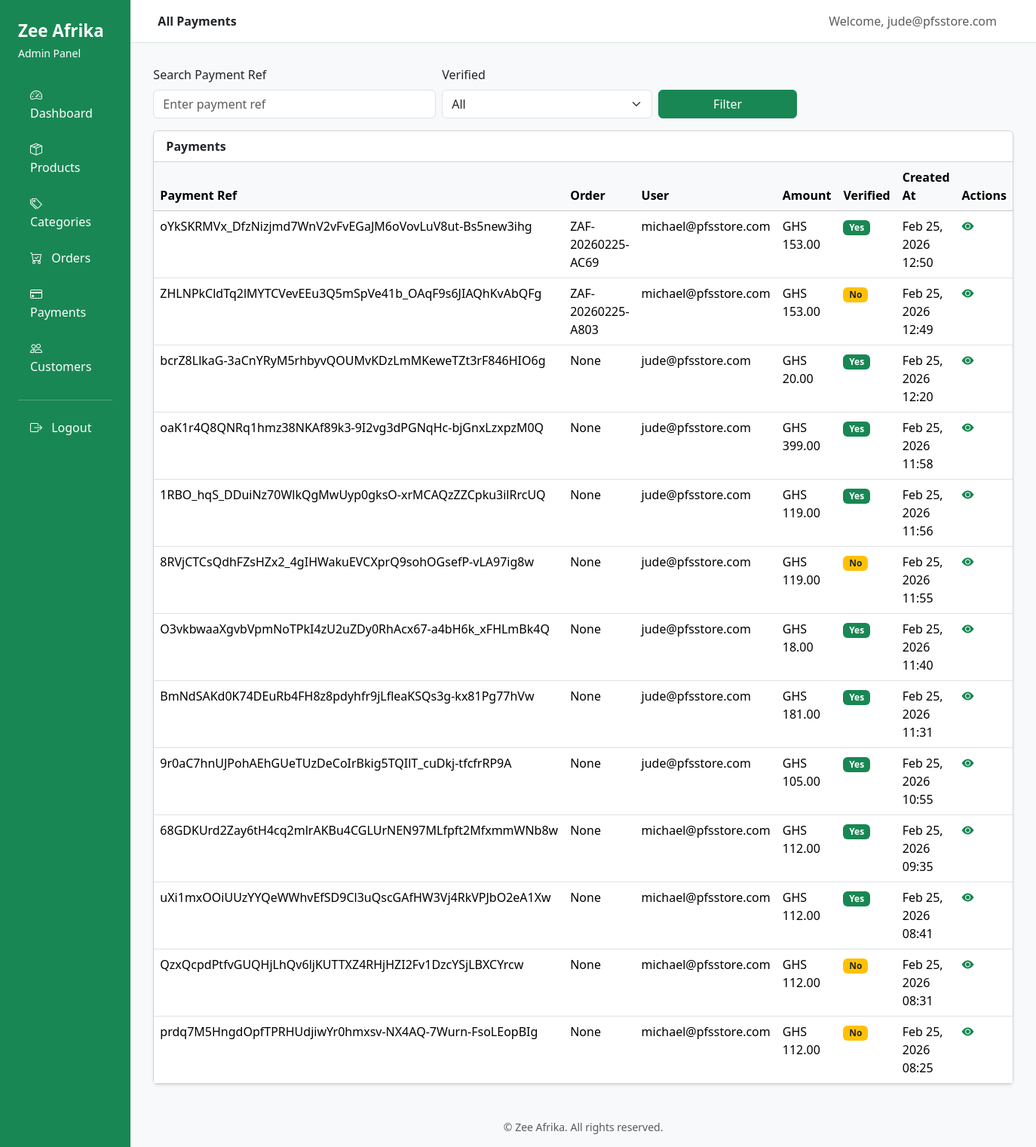
/admin-dashboard/payments/ (signed in), run on an earlier commit of the app's database.
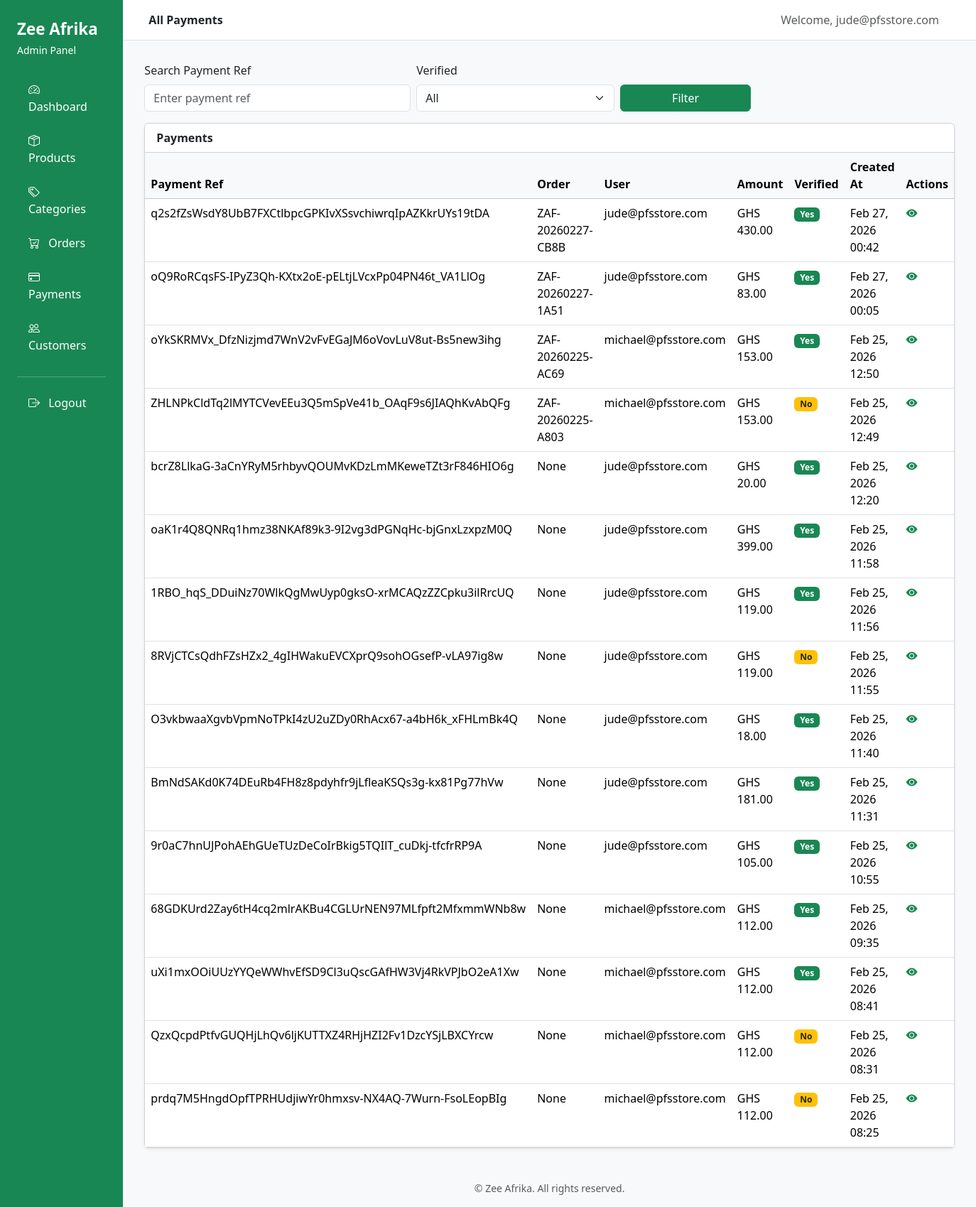
And on a later commit of the database.
### payments/models.py (models this page shows, shortened)
class Payment(models.Model):
    user = models.ForeignKey(
        settings.AUTH_USER_MODEL,
        on_delete=models.CASCADE
    )
    order = models.OneToOneField(
        Order,
        on_delete=models.CASCADE,
        related_name="payment"
    )
    amount = models.DecimalField(max_digits=10, decimal_places=2)
    ref = models.CharField(max_length=200, unique=True)
    email = models.EmailField()
    verified = models.BooleanField(default=False)
    created_at = models.DateTimeField(auto_now_add=True)

### main/models.py (models this page shows, shortened)
class Order(models.Model):
    STATUS_CHOICES = [
        ('pending', 'Pending'),
        ('processing', 'Processing'),
        ('shipped', 'Shipped'),
        ('completed', 'Completed'),
        ('cancelled', 'Cancelled'),
    ]
    user = models.ForeignKey(
        settings.AUTH_USER_MODEL,
        on_delete=models.CASCADE
    )
    shipping_address = models.ForeignKey(
        ShippingAddress,
        on_delete=models.SET_NULL,
        null=True
    )
    status = models.CharField(
        max_length=20,
        choices=STATUS_CHOICES,
        default='pending'
    )
    total_amount = models.DecimalField(
        max_digits=10,
        decimal_places=2,
        default=0
    )
    created_at = models.DateTimeField(auto_now_add=True)
    is_paid = models.BooleanField(default=False)
    custom_id = models.CharField(max_length=20, unique=True, blank=True, null=True)

### accounts/models.py (models this page shows, shortened)
class CustomUser(AbstractBaseUser, PermissionsMixin):
    email = models.EmailField(unique=True)
    first_name = models.CharField(max_length=30, blank=True)
    last_name = models.CharField(max_length=30, blank=True)
    is_active = models.BooleanField(default=True)
    is_staff = models.BooleanField(default=False)
    objects = CustomUserManager()
    USERNAME_FIELD = 'email'
    REQUIRED_FIELDS = []

### dashboard/views.py (the view)
# urls.py: path('payments/', views.payments_list, name='dashboard_payments_list'),
@staff_member_required
def payments_list(request):
    payments = Payment.objects.select_related('order', 'user').order_by('-created_at')
    search_query = request.GET.get('search', '')
    verified_filter = request.GET.get('verified', '')
    if search_query:
        payments = payments.filter(ref__icontains=search_query)
    if verified_filter in ['yes', 'no']:
        payments = payments.filter(verified=(verified_filter == 'yes'))
    return render(request, "dashboard/payments_list.html", {
        "payments": payments,
        "search_query": search_query,
        "verified_filter": verified_filter,
    })

### main/context_processors.py (called while the page is built)
def cart_count(request):
    if request.user.is_authenticated:
        cart, created = Cart.objects.get_or_create(user=request.user)
        count = sum(item.quantity for item in cart.items.all())
    else:
        count = 0
    return {
        "cart_count": count
    }

### dashboard/templates/dashboard/payments_list.html (shortened to what this page needs)
{% extends "dashboard/base.html" %} {% load static %}  {% block page_title %}All Payments{% endblock %}
{%block content %}
<div>
  <form method="get" class="row g-2 mb-3 align-items-end">
    <div class="col-md-4">
      <label for="search" class="form-label">Search Payment Ref</label>
      <input
        type="text"
        name="search"
        id="search"
        value="{{ search_query }}"
        class="form-control"
        placeholder="Enter payment ref"
      />
    </div>
    <div class="col-md-3">
      <label for="verified" class="form-label">Verified</label>
      <select name="verified" id="verified" class="form-select">
        <option value="">All</option>
      </select>
    </div>
    <div class="col-md-2">
      <button type="submit" class="btn btn-success w-100">Filter</button>
    </div>
  </form>
</div>
<div class="card shadow-sm">
  <div class="card-header bg-white fw-semibold">Payments</div>
  <div class="card-body p-0">
    <div class="table-responsive">
      <table class="table table-hover mb-0">
        <thead class="table-light">
          <tr>
            <th>Payment Ref</th>
            <th>Order</th>
            <th>User</th>
            <th>Amount</th>
            <th>Verified</th>
            <th>Created At</th>
            <th>Actions</th>
          </tr>
        </thead>
        <tbody>
          {% for payment in payments %}
          <tr>
            <td>{{ payment.ref }}</td>
            <td>{{ payment.order.custom_id }}</td>
            <td>{{ payment.user.email }}</td>
            <td>GHS {{ payment.amount }}</td>
            <td>
              {% if payment.verified %}
              <span class="badge bg-success">Yes</span>
              {% else %}
              <span class="badge bg-warning text-dark">No</span>
              {% endif %}
            </td>
            <td>{{ payment.created_at|date:"M d, Y H:i" }}</td>
            <td>
              <a
                href="{% url 'dashboard_order_detail' payment.order.custom_id %}"
                class="text-success me-2"
                data-bs-toggle="tooltip"
                title="View Order"
              >
                <i class="bi bi-eye-fill"></i>
              </a>
            </td>
          </tr>
          {% empty %}
          <tr>
            <td colspan="7" class="text-center text-muted">
              No payments found
            </td>
          </tr>
          {% endfor %}
        </tbody>
      </table>
    </div>
  </div>
</div>
{% endblock %}

What changed in the data, as far as the page shows it:
added Payment: ref "q2s2fZsWsdY8UbB7FXCtlbpcGPKIvXSsvchiwrqIpAZKkrUYs19tDA", order.custom_id "ZAF-20260227-CB8B", user.email "jude@pfsstore.com", amount "430.00", verified "Yes", created_at "Feb 27, 2026 00:42"
added Payment: ref "oQ9RoRCqsFS-IPyZ3Qh-KXtx2oE-pELtjLVcxPp04PN46t_VA1LlOg", order.custom_id "ZAF-20260227-1A51", user.email "jude@pfsstore.com", amount "83.00", verified "Yes", created_at "Feb 27, 2026 00:05"
